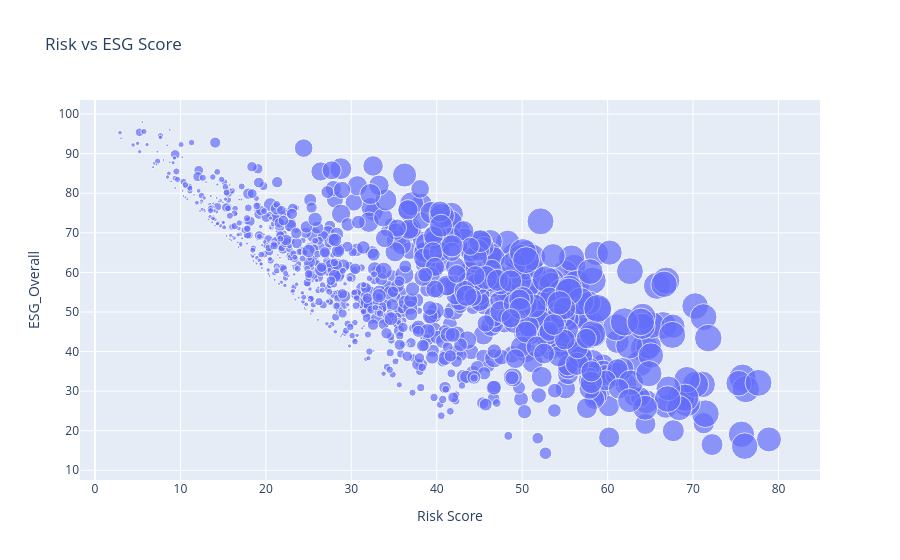

Notebook source saved alongside this figure:
### Markdown cell above
🔵 2. Risk vs ESG (Scatter Plot)

### Code cell
import pandas as pd
import plotly.express as px

df = pd.read_csv("company_esg_financial_dataset.csv")

df = df.dropna(subset=["CompanyName","Year","ESG_Overall","CarbonEmissions","Revenue","ProfitMargin"])

latest = df.sort_values(["CompanyName","Year"]).groupby("CompanyName").tail(1)

latest["EmissionIntensity"] = latest["CarbonEmissions"] / latest["Revenue"]

latest["Risk Score"] = (
    0.5*(100-latest["ESG_Overall"]) +
    0.35*((latest["EmissionIntensity"]-latest["EmissionIntensity"].min()) /
    (latest["EmissionIntensity"].max()-latest["EmissionIntensity"].min()+1e-9))*100 +
    0.15*((20-latest["ProfitMargin"]).clip(0,40)*2.5)
).clip(0,100)

fig = px.scatter(
    latest,
    x="Risk Score",
    y="ESG_Overall",
    size="EmissionIntensity",
    hover_name="CompanyName",
    title="Risk vs ESG Score"
)

fig.show()

### Figure 1 — Plotly figure (JSON) as saved in the notebook; plotly's stock layout.template omitted (floating-point values rounded to 4 significant figures; data arrays with more than 128 entries replaced by an {"elided": "..."} marker saying what was removed)
{"data": [{"hovertemplate": "<b>%{hovertext}</b><br><br>Risk Score=%{x}<br>ESG_Overall=%{y}<br>EmissionIntensity=%{marker.size}<extra></extra>", "hovertext": {"elided": "1000 str values"}, "legendgroup": "", "marker": {"color": "#636efa", "size": {"elided": "1000 float values"}, "sizemode": "area", "sizeref": 2.769, "symbol": "circle"}, "mode": "markers", "name": "", "orientation": "v", "showlegend": false, "type": "scatter", "x": {"elided": "1000 float values"}, "xaxis": "x", "y": {"elided": "1000 float values"}, "yaxis": "y"}], "layout": {"legend": {"itemsizing": "constant", "tracegroupgap": 0}, "title": {"text": "Risk vs ESG Score"}, "xaxis": {"anchor": "y", "domain": [0, 1], "title": {"text": "Risk Score"}}, "yaxis": {"anchor": "x", "domain": [0, 1], "title": {"text": "ESG_Overall"}}}}
